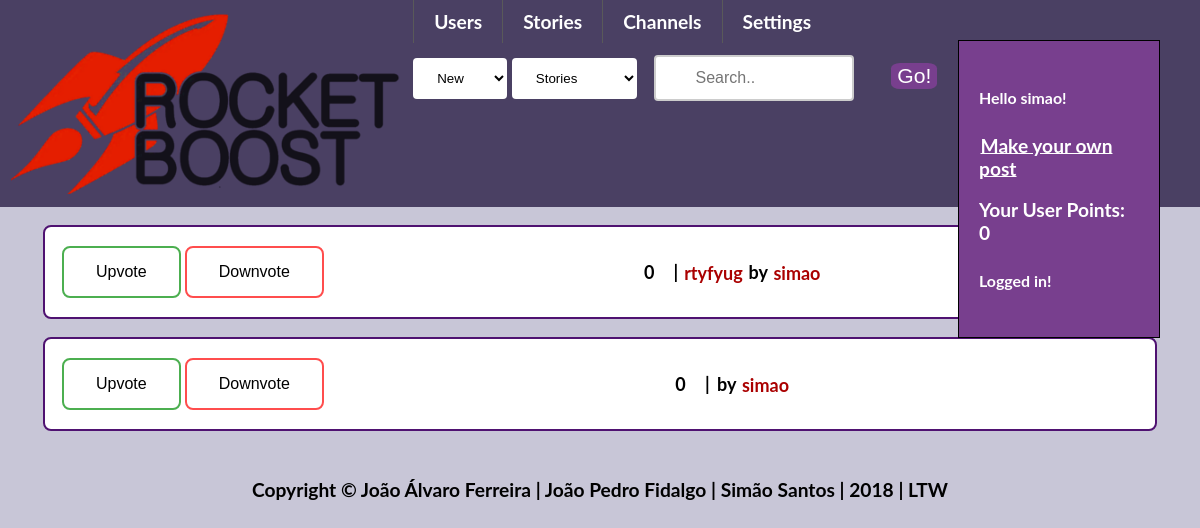
Screenshot of /pages/channel.php (signed in) with the database file from the repository.
### tables this page shows
CREATE TABLE posts
(
    postID INTEGER UNIQUE NOT NULL PRIMARY KEY,
    title VARCHAR NOT NULL,
    content VARCHAR,
    type VARCHAR,
    dateWritten DATETIME,
    username INTEGER REFERENCES users Not NULL,
    channel VARCHAR NOT NULL
);

### database/utilities.php (called while the page is built, shortened)
<?php
function getVotesPost($id){
    $db = Database::getInstance()->db();
    $stmt = $db->prepare('SELECT * FROM postvotes WHERE postID = ?');
    $stmt->execute(array($id));
    $result = $stmt->fetchAll();
    $votes = 0;
    return $votes;
}
?>

### pages/channel.php (the view, shortened to what this page needs)
<?php
include_once "../templates/default.php";
draw_posts_channel();
function cmpPoints($a, $b)
{
    if (getVotesPost($a['postID']) == getVotesPost($b['postID'])) {
        return 0;
    }
    return (getVotesPost($a['postID']) > getVotesPost($b['postID'])) ? -1 : 1;
}
function draw_posts_channel(){
$channel = htmlspecialchars($_GET['id']);
    $sortType = 'points';
    $db = Database::getInstance()->db();
    $stmt = $db->prepare('SELECT * FROM posts WHERE channel = ?');
    $stmt->execute(array($channel));
    $result = $stmt->fetchAll();
    if($sortType == "points")
    usort($result, "cmpPoints");
    else if($sortType == "new")
    usort($result, "cmpDate");
    else if($sortType == "comments")
    usort($result, "cmpComments");
    foreach ($result as $row) {
    $votes = getVotesPost($row['postID']);?>
    <div id="postlist">
        <div class="votes_frontpage">
            <input type="button" value="Upvote">
            <input type="button" value="Downvote">
        </div>
        <div id="post_info">
            <span id="votes"><?php echo $votes?></span>
            <span class="separator"> | </span>
            <a href = "../pages/viewPost.php?id=<?php echo $row['postID']?>"><?php echo $row['title']?></a>
            <span class="separator">by</span>
            <a href = "../pages/viewProfile.php?username=<?php echo $row['username']?>"><?php echo $row['username'];?></a>
            <br>
        </div>
    </div>
<?php
    }
}
?>

### css/style.css (style rules this page uses)
body { margin: 0 auto; --bg-color: #C8C6D7; --main-color: #783F8E; --dark-color: #4F1271; --light-color: #4A4063; background-color: var(--bg-color); font-weight: 700; font-size: 14px; font-size: 120%; font-family: Lato, Arial, sans-serif; transition: box-shadow .2s cubic-bezier(.4,0,1,1),background .2s cubic-bezier(.4,0,.2,1),color .2s cubic-bezier(.4,0,.2,1); }
a:link { position: relative; text-decoration: none; -webkit-transition: all 1s linear; color: #aa0000; padding: 1.5px; -webkit-transition: all 1s linear; }
#postlist { display: flex; background-color: white; border: 2px solid var(--dark-color); border-radius: 8px; width: 90%; padding: 15px; margin: 1em; margin-left: auto; margin-right: auto; font-size: 18px; }
.votes_frontpage { display: flex; }
.votes_frontpage input:first-child { background-color: white; border: 2px solid #4CAF50; border-radius: 8px; color: black; padding: 15px 32px; text-align: center; text-decoration: none; display: block; font-size: 16px; margin: 4px 2px; cursor: pointer; -webkit-transition-duration: 0.4s; transition-duration: 0.4s; }
.votes_frontpage input:nth-child(2) { background-color: white; border: 2px solid #ff4d4d; border-radius: 8px; color: black; padding: 15px 32px; text-align: center; text-decoration: none; display: block; font-size: 16px; margin: 4px 2px; cursor: pointer; -webkit-transition-duration: 0.4s; transition-duration: 0.4s; }
#post_info { margin: auto; }

### rows the page displays
posts: votes "0", title "rtyfyug", username "simao"
posts: votes "0", username "simao"

### other values shown
$_SESSION['username'] "simao"
getUserPoints($_SESSION['username']) "0"
$_SESSION['message'] "Logged in!"
